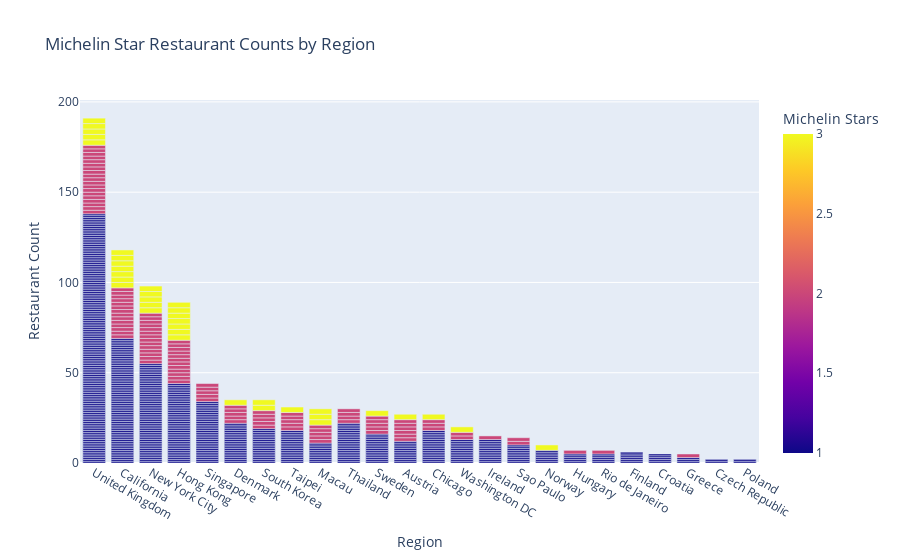

Notebook code cell kept with this figure:
### Markdown cell above
## Exploratory Data Analysis

### Code cell
#Plot Restaurants by region
labels = {'region': 'Region', 'stars': 'Michelin Stars'}
fig = px.bar(df, x='region', y='stars', color='stars', title='Michelin Star Restaurant Counts by Region', labels=labels)
fig.update_layout(barmode='stack', xaxis={'categoryorder':'total descending'})
fig.update_yaxes(title='Restaurant Count')
#plotly.offline.plot(fig, filename='fig.html')
fig.show()

### Figure 1 — Plotly figure (JSON) as saved in the notebook; plotly's stock layout.template omitted (floating-point values rounded to 4 significant figures; data arrays with more than 128 entries replaced by an {"elided": "..."} marker saying what was removed)
{"data": [{"alignmentgroup": "True", "hovertemplate": "Region=%{x}<br>Michelin Stars=%{marker.color}<extra></extra>", "legendgroup": "", "marker": {"color": {"elided": "695 int values"}, "coloraxis": "coloraxis"}, "name": "", "offsetgroup": "", "orientation": "v", "showlegend": false, "textposition": "auto", "type": "bar", "x": {"elided": "695 str values"}, "xaxis": "x", "y": {"elided": "695 int values"}, "yaxis": "y"}], "layout": {"barmode": "stack", "coloraxis": {"colorbar": {"title": {"text": "Michelin Stars"}}, "colorscale": [[0, "#0d0887"], [0.1111, "#46039f"], [0.2222, "#7201a8"], [0.3333, "#9c179e"], [0.4444, "#bd3786"], [0.5556, "#d8576b"], [0.6667, "#ed7953"], [0.7778, "#fb9f3a"], [0.8889, "#fdca26"], [1, "#f0f921"]]}, "legend": {"tracegroupgap": 0}, "title": {"text": "Michelin Star Restaurant Counts by Region"}, "xaxis": {"anchor": "y", "categoryorder": "total descending", "domain": [0, 1], "title": {"text": "Region"}}, "yaxis": {"anchor": "x", "domain": [0, 1], "title": {"text": "Restaurant Count"}}}}
